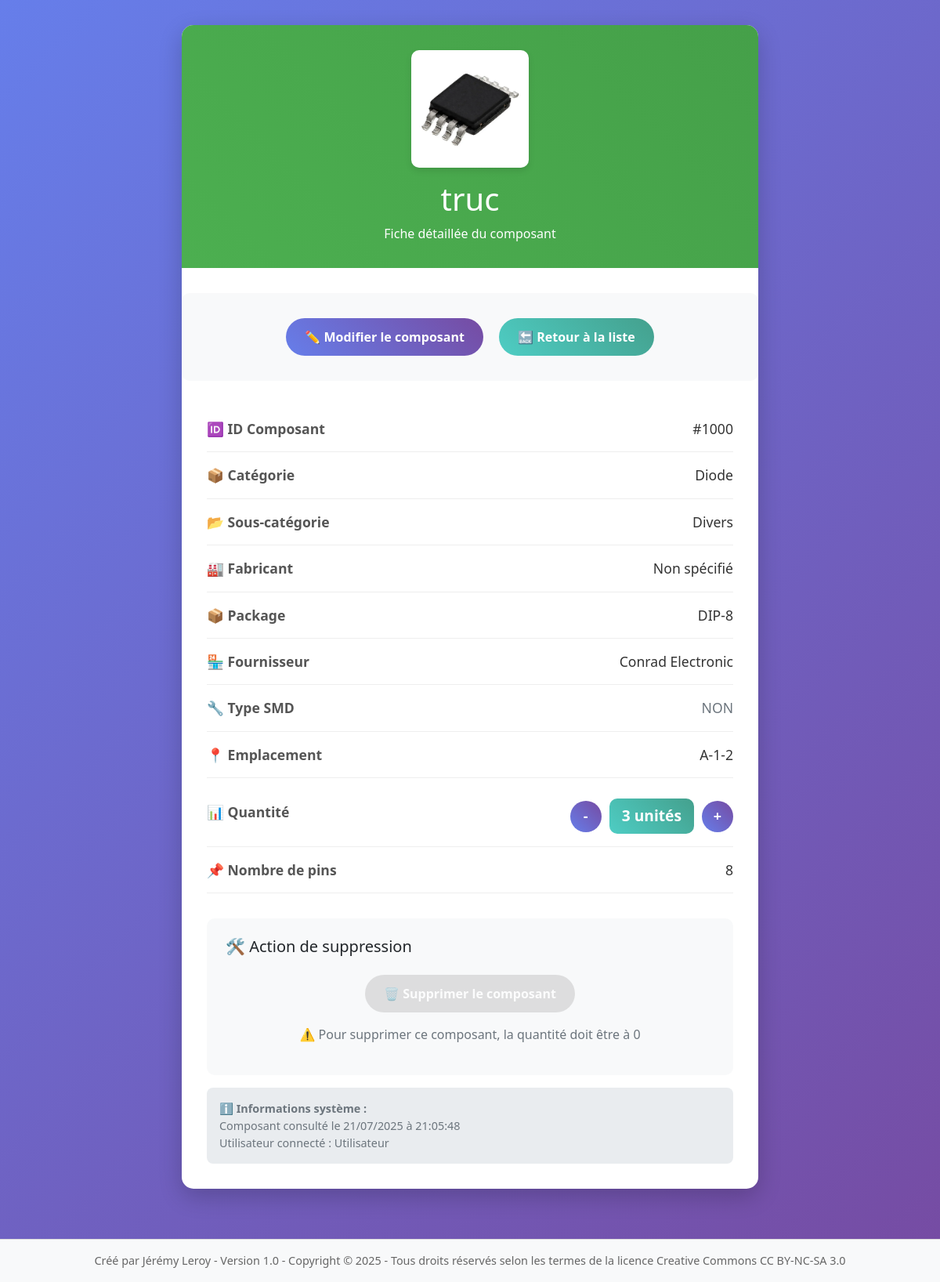
The page /component_sheet.php?id=1000 (signed in) on the database its author committed.
### tables this page shows
CREATE TABLE `data` (
  `id` int(11) NOT NULL,
  `owner` int(11) NOT NULL,
  `name` varchar(255) DEFAULT NULL,
  `manufacturer` varchar(255) DEFAULT NULL,
  `package` varchar(255) DEFAULT NULL,
  `pins` int(11) DEFAULT NULL,
  `smd` varchar(255) DEFAULT NULL,
  `quantity` int(11) DEFAULT 0,
  `location_id` int(11) DEFAULT NULL,
  `order_quantity` int(11) DEFAULT 0,
  `price` decimal(10,2) DEFAULT NULL,
  `datasheet` varchar(255) DEFAULT NULL,
  `comment` varchar(255) DEFAULT NULL,
  `category` int(11) DEFAULT NULL,
  `public` varchar(255) DEFAULT NULL,
  `url` varchar(255) DEFAULT NULL,
  `image_path` varchar(255) DEFAULT NULL,
  `created_at` timestamp NOT NULL DEFAULT current_timestamp(),
  `supplier_id` int(11) DEFAULT NULL,
  `supplier_reference` varchar(255) DEFAULT NULL
);

CREATE TABLE `category_head` (
  `id` int(11) NOT NULL,
  `name` varchar(255) DEFAULT NULL
);

CREATE TABLE `category_sub` (
  `id` int(11) NOT NULL,
  `name` varchar(255) DEFAULT NULL,
  `category_head_id` int(11) DEFAULT NULL
);

CREATE TABLE `suppliers` (
  `id` int(11) NOT NULL,
  `name` varchar(255) NOT NULL,
  `contact_person` varchar(255) DEFAULT NULL,
  `email` varchar(255) DEFAULT NULL,
  `phone` varchar(50) DEFAULT NULL,
  `website` varchar(255) DEFAULT NULL,
  `address` text DEFAULT NULL,
  `logo_path` varchar(255) DEFAULT NULL,
  `notes` text DEFAULT NULL,
  `created_at` timestamp NOT NULL DEFAULT current_timestamp(),
  `updated_at` timestamp NOT NULL DEFAULT current_timestamp() ON UPDATE current_timestamp(),
  `owner` int(11) NOT NULL DEFAULT 1
);

### component_sheet.php (the view, shortened to what this page needs)
<?php
require_once 'config.php';
try {
    $pdo = getConnection();
} catch (PDOException $e) {
    die('Erreur de connexion à la base de données : ' . $e->getMessage());
}
$component_id = $_GET['id'] ?? null;
try {
    $stmt = $pdo->prepare('SELECT d.*, ch.name as category_name, cs.name as subcategory_name, l.casier, l.tiroir, l.compartiment, s.name as supplier_name, d.supplier_reference FROM data d LEFT JOIN category_sub cs ON d.category = cs.id LEFT JOIN category_head ch ON cs.category_head_id = ch.id LEFT JOIN location l ON d.location_id = l.id LEFT JOIN suppliers s ON d.supplier_id = s.id WHERE d.id = ? AND d.owner = ?');
    $stmt->execute([$component_id, $_SESSION['user_id']]);
    $component = $stmt->fetch(PDO::FETCH_ASSOC);
} catch (PDOException $e) {
    die('Erreur lors de la récupération du composant : ' . $e->getMessage());
}
?>
<!DOCTYPE html>
<html lang="fr">
<head>
    <link href="https://cdn.jsdelivr.net/npm/bootstrap@5.1.3/dist/css/bootstrap.min.css" rel="stylesheet">
</head>
<body>
    <div class="container">
        <div class="row justify-content-center">
            <div class="col-lg-8">
                <div class="product-card">
                    <div class="product-header">
                        <?php if (!empty($component['image_path']) && file_exists($component['image_path'])): ?>
                            <img src="<?php echo htmlspecialchars($component['image_path']); ?>" alt="<?php echo htmlspecialchars($component['name']); ?>" class="product-image" onclick="openImageModal()" title="Cliquer pour changer l'image">
                        <?php else: ?>
                            <div class="no-image" onclick="openImageModal()" title="Cliquer pour ajouter une image">
                                📷 Aucune image
                            </div>
                        <?php endif; ?>
                        <h1 class="mb-0"><?php echo htmlspecialchars($component['name']); ?></h1>
                        <p class="mb-0 mt-2">Fiche détaillée du composant</p>
                    </div>
                    <div class="action-section">
                        <div class="text-center">
                            <a href="edit_component.php?id=<?php echo $component['id']; ?>" class="btn-custom btn-edit">
                                ✏️ Modifier le composant
                            </a>
                            <a href="components.php" class="btn-custom btn-back">
                                🔙 Retour à la liste
                            </a>
                        </div>
                    </div>
                    <div class="product-body">
                        <div class="info-row">
                            <span class="info-label">🆔 ID Composant</span>
                            <span class="info-value">#<?php echo htmlspecialchars($component['id']); ?></span>
                        </div>
                        <div class="info-row">
                             <span class="info-label">📦 Catégorie</span>
                             <span class="info-value"><?php echo htmlspecialchars($component['category_name'] ?? 'Non définie'); ?></span>
                         </div>
                         <div class="info-row">
                             <span class="info-label">📂 Sous-catégorie</span>
                             <span class="info-value"><?php echo htmlspecialchars($component['subcategory_name'] ?? 'Non définie'); ?></span>
                         </div>
                         <div class="info-row">
                             <span class="info-label">🏭 Fabricant</span>
                             <span class="info-value"><?php echo htmlspecialchars($component['manufacturer'] ?? 'Non spécifié'); ?></span>
                         </div>
                         <div class="info-row">
                             <span class="info-label">📦 Package</span>
                             <span class="info-value"><?php echo htmlspecialchars($component['package'] ?? 'Non spécifié'); ?></span>
                         </div>
                         <div class="info-row">
                             <span class="info-label">🏪 Fournisseur</span>
                             <span class="info-value"><?php echo htmlspecialchars($component['supplier_name'] ?? 'Non spécifié'); ?></span>
                         </div>
                         <div class="info-row">
                             <span class="info-label">🔧 Type SMD</span>
                             <span class="info-value">
                                 <?php if ($component['smd'] == 'Yes'): ?>
                                     <span class="badge-smd">OUI</span>
                                 <?php else: ?>
                                     <span class="text-muted">NON</span>
                                 <?php endif; ?>
                             </span>
                         </div>
                         <div class="info-row">
                             <span class="info-label">📍 Emplacement</span>
                             <span class="info-value">
                                 <?php
                                 if ($component['casier'] || $component['tiroir'] || $component['compartiment']) {
                                     $location_parts = [];
                                     if ($component['casier']) $location_parts[] = $component['casier'];
                                     if ($component['tiroir']) $location_parts[] = $component['tiroir'];
                                     if ($component['compartiment']) $location_parts[] = $component['compartiment'];
                                     echo htmlspecialchars(implode('-', $location_parts));
                                 } else {
                                     echo 'Non défini';
                                 }
                                 ?>
                             </span>
                         </div>
                        <div class="info-row">
                            <span class="info-label">📊 Quantité</span>
                            <div class="quantity-controls">
                                <button class="quantity-btn decrease" onclick="updateQuantity(<?php echo $component['id']; ?>, -1)" <?php echo ($component['quantity'] <= 0) ? 'disabled' : ''; ?>>-</button>
                                <span class="quantity-display" id="quantity-<?php echo $component['id']; ?>"><?php echo htmlspecialchars($component['quantity']); ?> unités</span>
                                <button class="quantity-btn increase" onclick="updateQuantity(<?php echo $component['id']; ?>, 1)">+</button>
                            </div>
                        </div>
                        <?php if (isset($component['pins']) && $component['pins']): ?>
                         <div class="info-row">
                             <span class="info-label">📌 Nombre de pins</span>
                             <span class="info-value"><?php echo htmlspecialchars($component['pins']); ?></span>
                         </div>
                         <?php endif; ?>
                        <div class="action-section">
                            <h5 class="mb-3">🛠️ Action de suppression</h5>
                            <div class="text-center">
                                <?php if ($component['quantity'] > 0): ?>
                                    <span class="btn-custom btn-delete disabled" title="Impossible de supprimer : quantité non nulle (<?php echo $component['quantity']; ?> unités)">
                                        🗑️ Supprimer le composant
                                    </span>
                                    <p class="text-muted mt-2">⚠️ Pour supprimer ce composant, la quantité doit être à 0</p>
                                <?php endif; ?>
                            </div>
                        </div>
                        <div class="system-info">
                            <strong>ℹ️ Informations système :</strong><br>
                            Composant consulté le <?php echo date('d/m/Y à H:i:s'); ?><br>
                            Utilisateur connecté : <?php echo htmlspecialchars($_SESSION['username'] ?? 'Utilisateur'); ?>
                        </div>
                    </div>
                </div>
            </div>
        </div>
    </div>
    <footer style="margin-top: 2rem; padding: 1rem; text-align: center; border-top: 1px solid #ddd; background-color: #f8f9fa; color: #666; font-size: 0.9em;">
        Créé par Jérémy Leroy - Version 1.0 - Copyright © 2025 - Tous droits réservés selon les termes de la licence Creative Commons CC BY-NC-SA 3.0
    </footer>
</body>
 </html>

### component_sheet.php (style rules this page uses)
body { background: linear-gradient(135deg, #667eea 0%, #764ba2 100%); min-height: 100vh; font-family: 'Segoe UI', Tahoma, Geneva, Verdana, sans-serif; }
.container { padding-top: 2rem; }
.product-card { background: white; border-radius: 15px; box-shadow: 0 10px 30px rgba(0,0,0,0.2); overflow: hidden; margin-bottom: 2rem; }
.product-header { background: linear-gradient(45deg, #4CAF50, #45a049); color: white; padding: 2rem; text-align: center; }
.product-image { width: 150px; height: 150px; object-fit: contain; background: white; border-radius: 10px; padding: 10px; margin: 0 auto 1rem auto; display: block; box-shadow: 0 4px 8px rgba(0,0,0,0.1); }
.product-body { padding: 2rem; }
.info-row { display: flex; justify-content: space-between; align-items: center; padding: 1rem 0; border-bottom: 1px solid #eee; }
.info-label { font-weight: 600; color: #555; font-size: 1.1rem; }
.info-value { font-size: 1.1rem; color: #333; }
.action-section { background: #f8f9fa; padding: 1.5rem; border-radius: 10px; margin-top: 2rem; }
.btn-custom { margin: 0.5rem; padding: 0.75rem 1.5rem; border-radius: 25px; font-weight: 600; text-decoration: none; display: inline-block; transition: all 0.3s ease; }
.btn-edit { background: linear-gradient(45deg, #667eea, #764ba2); color: white; }
.btn-delete { background: linear-gradient(45deg, #FF6B6B, #FF8E53); color: white; }
.btn-back { background: linear-gradient(45deg, #4ECDC4, #44A08D); color: white; }
.system-info { background: #e9ecef; padding: 1rem; border-radius: 8px; margin-top: 1rem; font-size: 0.9rem; color: #6c757d; }
.quantity-controls { display: flex; align-items: center; gap: 10px; margin-top: 10px; }
.quantity-btn { background: linear-gradient(45deg, #667eea, #764ba2); color: white; border: none; width: 40px; height: 40px; border-radius: 50%; font-size: 18px; font-weight: bold; cursor: pointer; transition: all 0.3s ease; display: flex; align-items: center; justify-content: center; }
.quantity-display { background: linear-gradient(45deg, #4ECDC4, #44A08D); color: white; padding: 0.5rem 1rem; border-radius: 10px; font-weight: bold; font-size: 1.2rem; min-width: 80px; text-align: center; }
.btn-delete.disabled { background: #ccc !important; cursor: not-allowed; opacity: 0.6; }
.product-image { cursor: pointer; transition: all 0.3s ease; }

### rows shown on the page
data: image_path (picture), name "truc", id "1000", category_head.name "Diode", category.name "Divers", manufacturer "Non spécifié", package "DIP-8", supplier.name "Conrad Electronic", quantity "3", pins "8"

### other values the page prints
implode('-', $location_parts) "A-1-2"
$_SESSION['username'] "Utilisateur"
